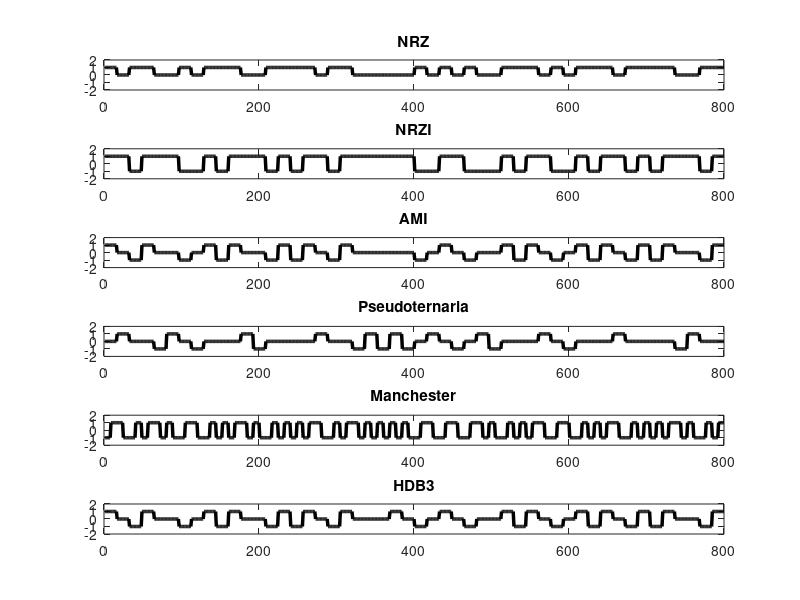
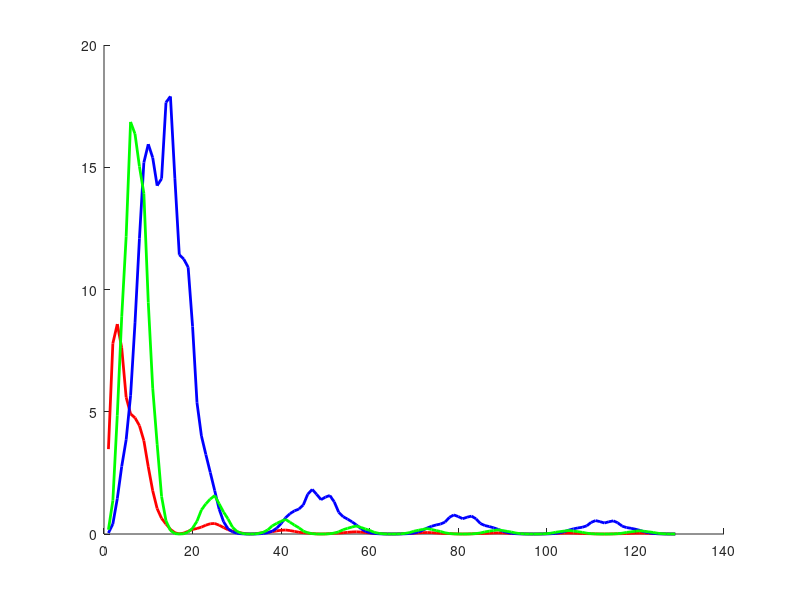

Reproduce these figures in MATLAB, in order.
clear all; close all; clc;

pkg load signal

Ts = 16; % pontos por simbolo (para cada bit 16x)
Tb = Ts; % tempo de duracao do bit
Nb = 1000; % numero de bits tentando aproximar do infinito 
B=rand(1,Nb) > 0.5; % gera Nb bits aleatoriamente metade estao acima de 0.5 e metade a abaixo
                  %se for menor da bit 0 se for maior da bit 1
T = 1:50 * Tb; % tempo usado para mostrar grafico

% pulsos
% pulso NRZ
pulso_nrz = ones(1, Ts);

% pulso RZ
%pulso_rz = zeros(1, Ts/2);
%pulso_rz(Ts/2:Ts) =  1;

pulso = pulso_nrz;
%pulso = pulso_rz;

%Codificão polar RZ
%RZ = []; 
%for b=B
%    if (b==0)
%        simbolo = -1;
%    else
%        simbolo = 1;
%    end
%    
%    RZ = [RZ simbolo*pulso];
%   
%end
%
%figure;
%subplot(611);
%p=plot(T,RZ(T));
%title('RZ')
%axis([0 length(T) -2 2]);
%set(p,'Color','black','LineWidth',2.5)


%Codificão polar NRZ
NRZ = []; 
for b=B
    if (b==0)
        simbolo = 0;        %Unipolar simbolo = 0
    else
        simbolo = 1;
    end
    
    NRZ = [NRZ simbolo*pulso];
   
end

figure;
subplot(611);
p=plot(T,NRZ(T));
title('NRZ')
axis([0 length(T) -2 2]);
set(p,'Color','black','LineWidth',2.5)

% codigo NRZI
NRZI = [];

simbolo=-1;
for b = B
    if(b==1)
        simbolo = simbolo*(-1);
    end

    NRZI = [NRZI simbolo*pulso];
end

%grafico
subplot(612);
p=plot(T,NRZI(T));
title('NRZI');
axis([0 length(T) -2 2]);
set(p,'Color','black','LineWidth',2.5)

%% Bipolar AMI
AMI = [];

aux = 1;
for b=B
    if (b == 1)
        if (aux == 1)
            simbolo = 1;
            aux = 0;
        else 
            simbolo = -1;
            aux = 1;
        end
    else
         simbolo = 0;
    end

    AMI = [AMI simbolo*pulso];
end

%grafico
subplot(613);
p=plot(T,AMI(T));
title('AMI')
axis([0 length(T) -2 2]);
set(p,'Color','black','LineWidth',2.5)

%PSEUDOTERNARIA
PSEUD = []; 

aux = 1;
for b=B
    if (b == 0)
        if (aux == 1)
            simbolo = 1;
            aux = 0;
        else 
            simbolo = -1;
            aux = 1;
        end
    else
         simbolo = 0;
    end
    
    PSEUD = [PSEUD simbolo*pulso];
        
end

subplot(614);
p=plot(T,PSEUD(T));
title('Pseudoternaria')
axis([0 length(T) -2 2]);
set(p,'Color','black','LineWidth',2.5)

%%MANCHESTER
MANCH=[];

m=1;
for b=B 
    if (b==0)
        simbolo=1; 
    else 
        simbolo=-1;
    end;
    
    MANCH = [MANCH simbolo*pulso(1:Ts/2) (-1)*simbolo*pulso(Ts/2+1:Ts)];
   
end;

subplot(615);
p=plot(T,MANCH(T));
title('Manchester')
axis([0 length(T) -2 2]);
set(p,'Color','black','LineWidth',2.5)

%
%%MANCHESTER DIFERENCIAL 

DIFFMANCH=[];
aux=-1;
for b=B
    if (b==0)
        simbolo=aux; 
    elseif (b==1 && aux==-1) 
        simbolo=1;
        aux=1;
    else
        simbolo=-1;
        aux=-1;
    end;
    
    DIFFMANCH = [DIFFMANCH simbolo*pulso(1:Ts/2) (-1)*simbolo*pulso(Ts/2+1:Ts)];

end;

subplot(616);
p=plot(T,DIFFMANCH(T));
title('Manchester Diferencial')
axis([0 length(T) -2 2]);
set(p,'Color','black','LineWidth',2.5)

%%B8ZS
B8ZS=[];

aux = 1;
count_zero = 0;
for b=B
    if (b == 1)
        count_zero = 0;
        if (aux == 1)
            simbolo = 1;
            aux = 0;
        else 
            simbolo = -1;
            aux = 1;
        end
    else
         simbolo = 0;
         count_zero = count_zero + 1;
    end
    
    if (count_zero == 8)
        
        B8ZS = [B8ZS(1:(end-50)) ((-1)^aux)*pulso (-(-1)^aux)*pulso 0*pulso (-(-1)^aux)*pulso ((-1)^aux)*pulso];
        count_zero = 0;
        
    else 
        B8ZS = [B8ZS simbolo*pulso];     
    end
    
end

%grafico
%subplot(615);
p=plot(T,B8ZS(T));
title('B8ZS')
axis([0 length(T) -2 2]);
set(p,'Color','black','LineWidth',2.5)


%%HDB3
HDB3=[];

aux = 1;
count_zero = 0;
aux_V = 0;
first_one = 1;
for b=B
    if (b == 1)
        count_zero = 0;
        aux_V = aux_V + 1;
        if (aux == 1)
            simbolo = 1;
            aux = 0;
        else 
            simbolo = -1;
            aux = 1;
        end
    else
         simbolo = 0;
         count_zero = count_zero + 1;
    end
    
    if (count_zero == 4)
        if((mod(aux_V,2)~=0) + first_one )
                HDB3 = [HDB3(1:(end)) ((-1)^aux)*pulso];
                first_one = 0;
        else
                 HDB3 = [HDB3(1:(end-50)) (-(-1)^aux)*pulso 0*pulso 0*pulso ((-1)^aux)*pulso];
        end
        aux_V = 0;
        count_zero = 0;
    else 
        HDB3 = [HDB3 simbolo*pulso];     
    end
    
end

%grafico
%subplot(616);
p=plot(T,HDB3(T));
title('HDB3')
axis([0 length(T) -2 2]);
set(p,'Color','black','LineWidth',2.5)



% Calculo de PSDs

% PSD usando metodo de Welch (pode ser usado tambem o periodogram)

figure;
hold on;

%Hpsd=psd(spectrum.welch,NRZ); % matlab
%[Hpsd,f] = pwelch(NRZ); %octave
%handle1=plot(Hpsd);
%set(handle1,'LineWidth',2,'Color','r');

%Hpsd=psd(spectrum.welch,RZ); % matlab
[Hpsd,f] = pwelch(NRZ); %octave
handle1=plot(Hpsd);
set(handle1,'LineWidth',2,'Color','r');

%Hpsd=psd(spectrum.welch,MANCH); % matlab
[Hpsd,f] = pwelch(MANCH); %octave
handle1=plot(Hpsd);
set(handle1,'LineWidth',2,'Color','b')

%Hpsd=psd(spectrum.welch,AMI); % matlab
[Hpsd,f] = pwelch(AMI); ; %octave
handle1=plot(Hpsd);
set(handle1,'LineWidth',2,'Color','g')

%b8z6
%Hpsd=psd(spectrum.welch,MANCH); % matlab
%[b8z6,f] = pwelch(MANCH); %octave
%handle1=plot(b8z6);
%set(handle1,'LineWidth',2,'Color','b')

%Hpsd=psd(spectrum.welch,AMI); % matlab
%[b8z6,f] = pwelch(AMI); ; %octave
%handle1=plot(b8z6);
%set(handle1,'LineWidth',2,'Color','g')

%HDB3
%Hpsd=psd(spectrum.welch,MANCH); % matlab
%[b8z6,f] = pwelch(MANCH); %octave
%handle1=plot(b8z6);
%set(handle1,'LineWidth',2,'Color','b')

%Hpsd=psd(spectrum.welch,AMI); % matlab
%[b8z6,f] = pwelch(AMI); ; %octave
%handle1=plot(b8z6);
%set(handle1,'LineWidth',2,'Color','g')